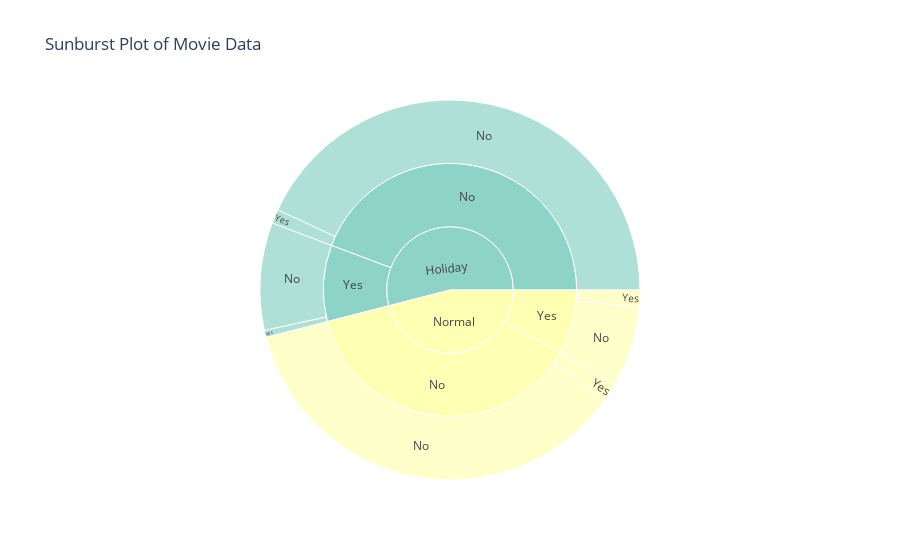

The cell this chart's notebook holds for it:
### Markdown cell above
- ✨📊 Let's make the sunburst plot 🌞📈

### Code cell
fig = px.sunburst(
    df,
    path=['Release Period', 'New Director', 'New Actor'],  # Hierarchical levels
    values='Budget(INR)',  # Size of the segments
    title='Sunburst Plot of Movie Data',  # Color segments by School Type
    color_discrete_sequence=px.colors.qualitative.Set3  # Set color palette
)
fig.show()

### Figure 1 — Plotly figure (JSON) as saved in the notebook; plotly's stock layout.template omitted (floating-point values rounded to 4 significant figures)
{"data": [{"branchvalues": "total", "domain": {"x": [0, 1], "y": [0, 1]}, "hovertemplate": "labels=%{label}<br>Budget(INR)=%{value}<br>parent=%{parent}<br>id=%{id}<extra></extra>", "ids": ["Normal/No/Yes", "Holiday/No/Yes", "Holiday/No/No", "Holiday/Yes/Yes", "Normal/Yes/Yes", "Holiday/Yes/No", "Normal/No/No", "Normal/Yes/No", "Normal/No", "Holiday/No", "Holiday/Yes", "Normal/Yes", "Normal", "Holiday"], "labels": ["Yes", "Yes", "No", "Yes", "Yes", "No", "No", "No", "No", "No", "Yes", "Yes", "Normal", "Holiday"], "name": "", "parents": ["Normal/No", "Holiday/No", "Holiday/No", "Holiday/Yes", "Normal/Yes", "Holiday/Yes", "Normal/No", "Normal/Yes", "Normal", "Holiday", "Holiday", "Normal", "", ""], "type": "sunburst", "values": [6524000000.0, 4852000000.0, 173800000000.0, 2389000000.0, 5653000000.0, 36920000000.0, 145800000000.0, 27620000000.0, 152300000000.0, 178600000000.0, 39310000000.0, 33280000000.0, 185600000000.0, 218000000000.0]}], "layout": {"legend": {"tracegroupgap": 0}, "sunburstcolorway": ["rgb(141,211,199)", "rgb(255,255,179)", "rgb(190,186,218)", "rgb(251,128,114)", "rgb(128,177,211)", "rgb(253,180,98)", "rgb(179,222,105)", "rgb(252,205,229)", "rgb(217,217,217)", "rgb(188,128,189)", "rgb(204,235,197)", "rgb(255,237,111)"], "title": {"text": "Sunburst Plot of Movie Data"}}}
